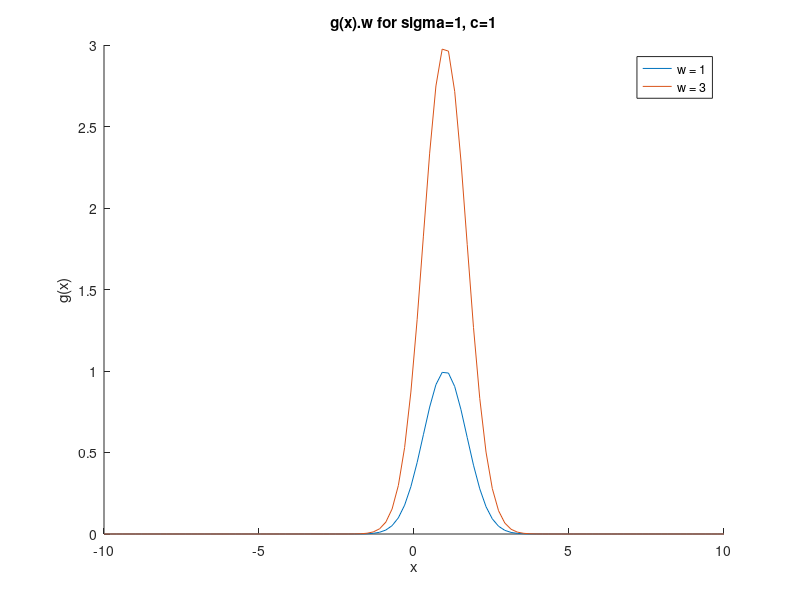
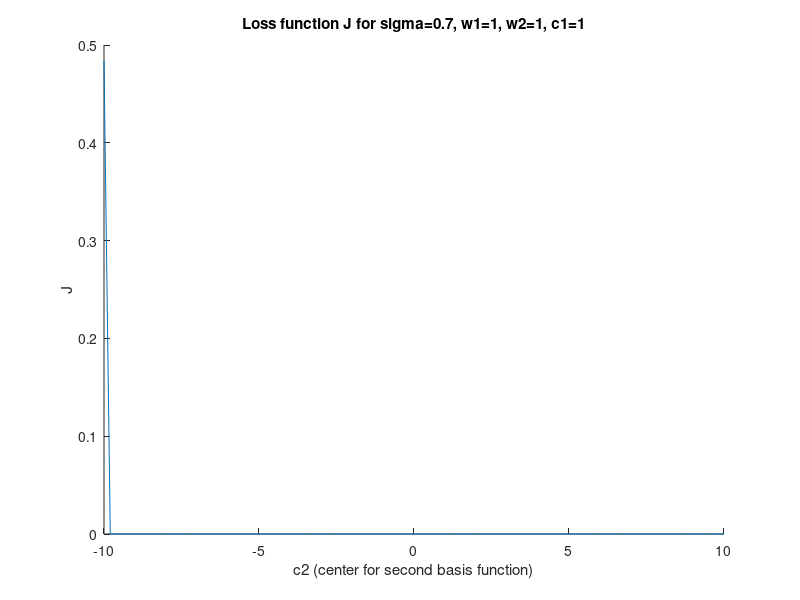

Write MATLAB code to recreate these figures, in order.
x = linspace(-10, 10)
o = .7
c = 1
w = 3

g = exp((-1/(2*o^2))*(x-c).^2)
g_w = exp((-1/(2*o^2))*(x-c).^2).*w

X = [1;-1]
y = [1; 1]
N = size(y, 1)
c_1 = 1
c_2 = linspace(-10, 10)
J = zeros(size(c_2))
w_1 = 1
w_2 = 1

for i = 1:size(c, 2)
    J(i) = (1/N)*sum((y-(exp((-1/(2*o^2))*(X-c_1).^2).*w_1 +exp((-1/(2*o^2))*(X-c_2(i)).^2).*w_2)).^2)
end

figure(1)
hold on
plot(x, g)
plot(x, g_w)
xlabel('x')
ylabel('g(x)')
legend('w = 1', 'w = 3')
title('g(x).w for sigma=1, c=1')

figure(2)
hold on
plot(c_2, J)
xlabel('c2 (center for second basis function)')
ylabel('J')
title('Loss function J for sigma=0.7, w1=1, w2=1, c1=1')